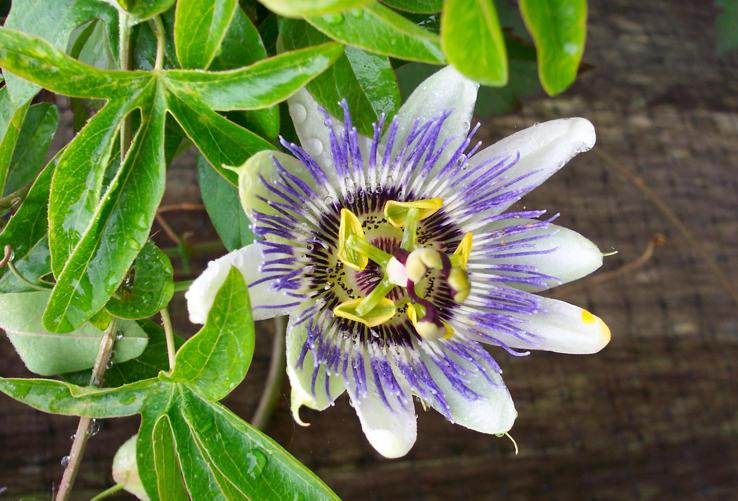
#> input picture CSCI-450/jpg/image_00211.jpg, 738 x 501 px, found by its file name; its folder holds only this picture in this run
$ jupyter execute --allow-errors HW2_Lyudmyla_Buhayenko.ipynb
#> lines starting #> are read from the running program, lines starting #| are printed output that depends on the picture
#> further down, image is the input picture: shape (501, 738, 3); mean R, G, B 106.3, 118.6, 76.9
[cell 1]
import numpy as np
from skimage import data, color, io, exposure, transform
import matplotlib.pyplot as plt
from skimage.filters import roberts
from skimage.transform import rescale, resize
import os
import pandas as pd

# 1: Predicting the class label of the query image using the K-Nearest Neighbors(k=15)

[cell 2]
path = 'Projects/LFC/CSCI-450/jpg'
imagelist = sorted(os.listdir(path))
len(imagelist)

[cell 3]
# This is to eliminate the 'Thumbs.db' filename from the list
if imagelist[-1]=='Thumbs.db':
    imagelist = imagelist[:-1]
len(imagelist)

[cell 4]
def manhattanDistance(a,b):
    a = np.array(a)
    b = np.array(b)
    return np.sum(np.abs(a-b))

[cell 5]
#normalization
def imNormalize(image):
    if len(image.shape)==2: #height, width
        r = image
        g = image
        b = image
    else:
        r = image[:,:,0]
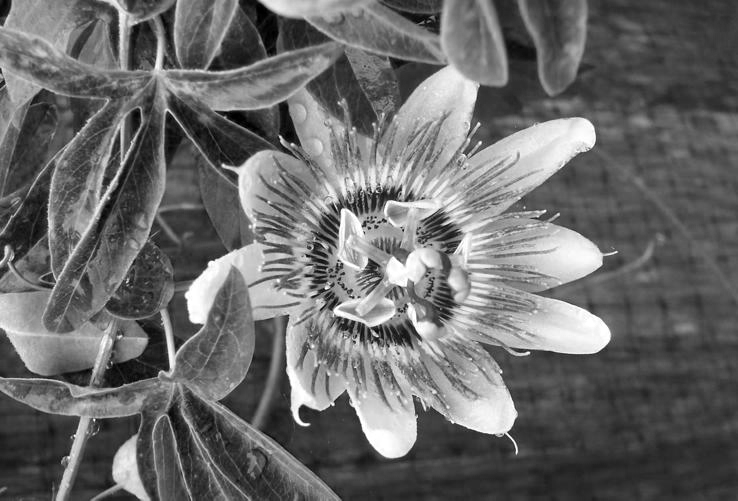
#> r: shape (501, 738); min 0, max 255, mean 106.3
        g = image[:,:,1]
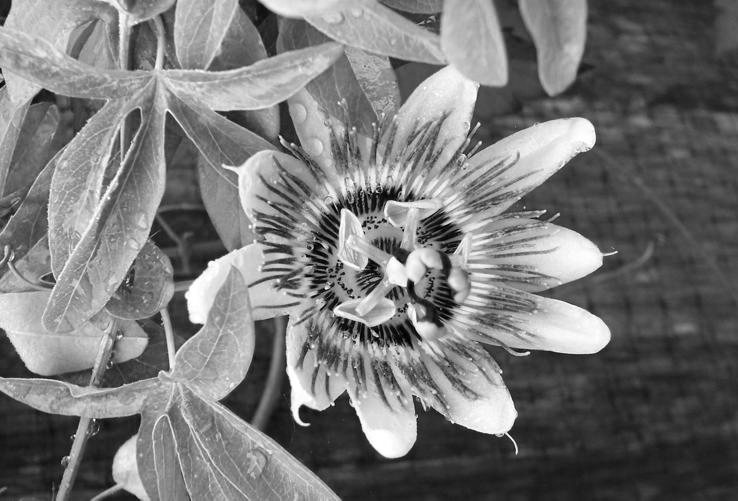
#> g: shape (501, 738); min 0, max 255, mean 118.6
        b = image[:,:,2]
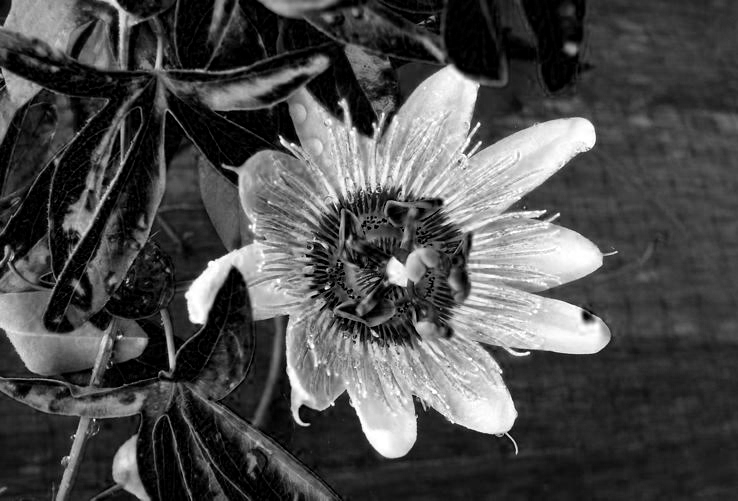
#> b: shape (501, 738); min 0, max 255, mean 76.9

    r = r - r.min() #min is 0
    r = r / r.max() #max is 1; brightetst pixel is 1
    r = np.uint8(r * 255) #makes 0-255

    g = g - g.min()
    g = g / g.max()
    g = np.uint8(g * 255)

    b = b - b.min()
    b = b / b.max()
    b = np.uint8(b * 255)

    return np.stack((r,g,b),axis=2)

[cell 6]
#HSV histogram
def colorHistogramHSV(image):
    image = imNormalize(image)
    image = color.rgb2hsv(image)
#> image: shape (501, 738, 3) float64; mean of channels 0, 1, 2 0.249, 0.456, 0.503

    h1 = exposure.histogram(image[:,:,0])
    h2 = exposure.histogram(image[:,:,1])
    h3 = exposure.histogram(image[:,:,2])
    h = np.concatenate((h1[0],h2[0],h3[0]), axis = None)
#> h = 768 values, max 23137 at index 511, min 0 at index 127, mean 1444.3

    h = h / (image.shape[0]*image.shape[1])
#> h = 768 values, max 0.0626 at index 511, min 0 at index 127, mean 0.00391
    return h

[cell 7]
featuresize = 768

featuresHSV = np.zeros((len(imagelist),featuresize))
for i in range(len(imagelist)):
    image = io.imread(path + '/' + imagelist[i])

    featuresHSV[i,:] = colorHistogramHSV(image)

    line = '\rProcessing '+ str(i+1) + ' of '+ str(len(imagelist))
    print(line, end='')

#> (a cell that did not finish here is left out)

[cell 9]
querynum = 1000

[cell 10]
# HSV and Manhattan
distances = np.zeros(len(imagelist))
#> (the rest of this cell did not finish here and is left out)

[cell 11]
k = 15

#15 most similar images (no query)
#> (the rest of this cell did not finish here and is left out)

# 2: Converting image to 16x16 feature vector

[cell 12]
def tinyImage(image):
    image = imNormalize(image)
    small = transform.resize(image, (16, 16), anti_aliasing=True)
    feature_vector = small.flatten()
#> feature_vector = 768 values, max 0.787 at index 516, min 0.0563 at index 80, mean 0.395
    return feature_vector

$ run again, on CSCI-450/jpg/image_00462.jpg
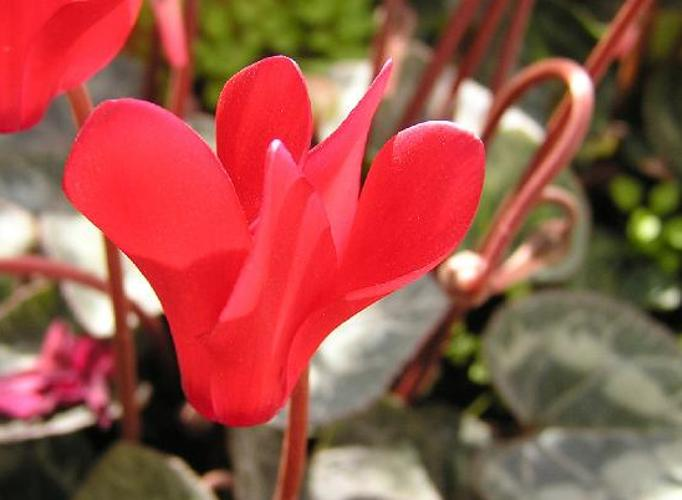
#> input picture CSCI-450/jpg/image_00462.jpg, 682 x 500 px, found by its file name
#> image is the input picture: shape (500, 682, 3); mean R, G, B 157, 83.7, 71.4
#> in imNormalize, `r = image[:,:,0]`:
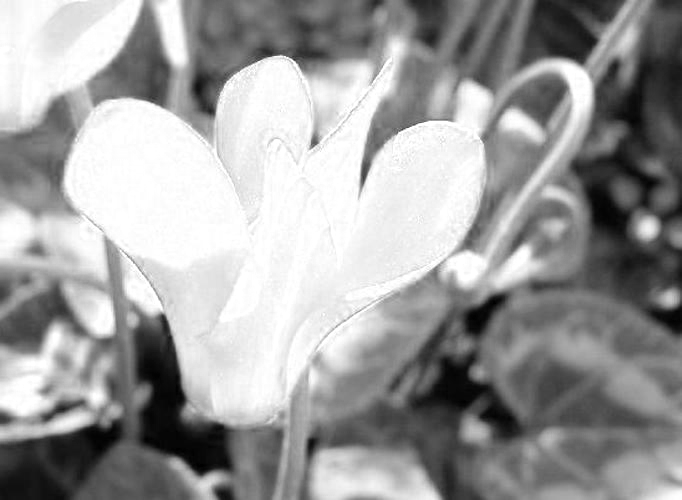
#> r: shape (500, 682); min 0, max 255, mean 157
#> in imNormalize, `b = image[:,:,2]`:
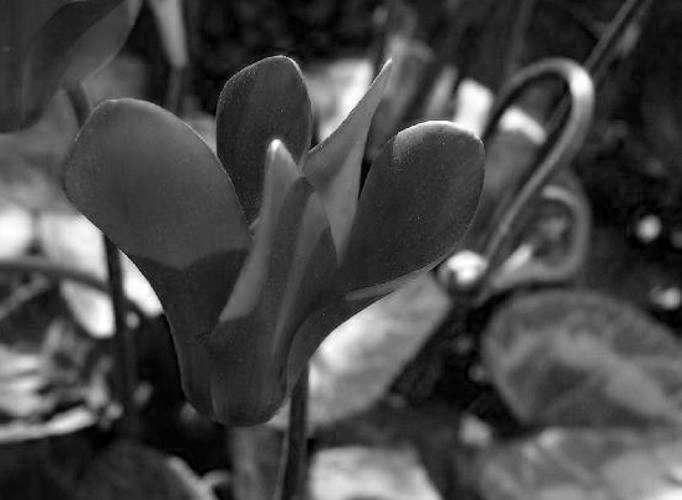
#> b: shape (500, 682); min 0, max 255, mean 71.4
#> image: shape (500, 682, 3) float64; mean of channels 0, 1, 2 0.395, 0.533, 0.619
#> in colorHistogramHSV, `h = np.concatenate((h1[0],h2[0],h3[0]), axis = None)`: h = 768 values, max 37250 at index 253, min 0 at index 69, mean 1332
#> in colorHistogramHSV, `h = h / (image.shape[0]*image.shape[1])`: h = 768 values, max 0.109 at index 253, min 0 at index 69, mean 0.00391
#> feature_vector = 768 values, max 0.995 at index 249, min 0.0729 at index 20, mean 0.408

$ run again, on CSCI-450/jpg/image_00465.jpg
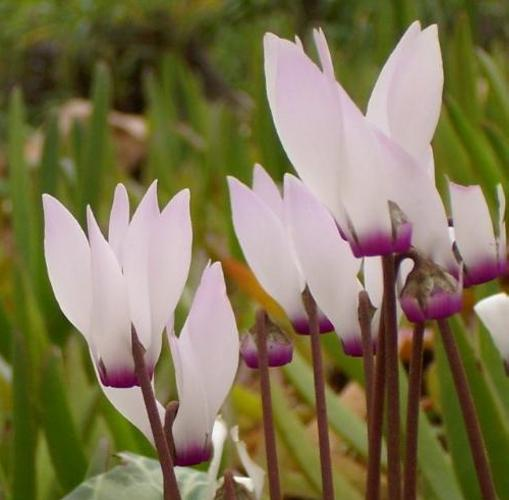
#> input picture CSCI-450/jpg/image_00465.jpg, 509 x 500 px, found by its file name
#> image is the input picture: shape (500, 509, 3); mean R, G, B 126.6, 117.2, 82.2
#> in imNormalize, `g = image[:,:,1]`:
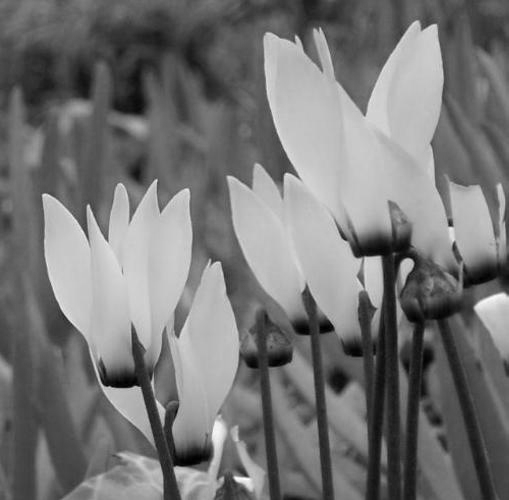
#> g: shape (500, 509); min 0, max 255, mean 117.2
#> in imNormalize, `b = image[:,:,2]`:
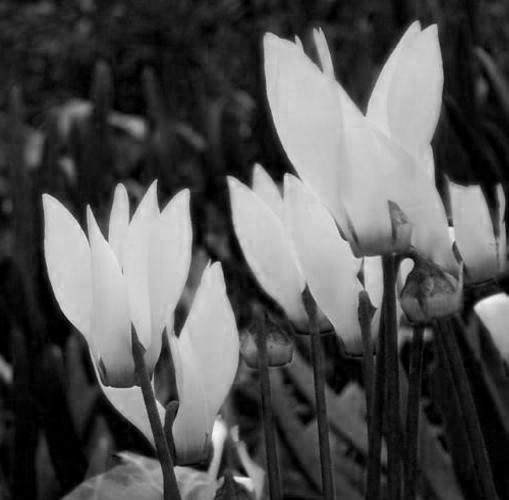
#> b: shape (500, 509); min 0, max 250, mean 82.2
#> image: shape (500, 509, 3) float64; mean of channels 0, 1, 2 0.347, 0.479, 0.497
#> in colorHistogramHSV, `h = np.concatenate((h1[0],h2[0],h3[0]), axis = None)`: h = 768 values, max 9528 at index 272, min 0 at index 86, mean 994.1
#> in colorHistogramHSV, `h = h / (image.shape[0]*image.shape[1])`: h = 768 values, max 0.0374 at index 272, min 0 at index 86, mean 0.00391
#> feature_vector = 768 values, max 0.845 at index 396, min 0.0226 at index 629, mean 0.418

$ run again, on CSCI-450/jpg/image_00575.jpg
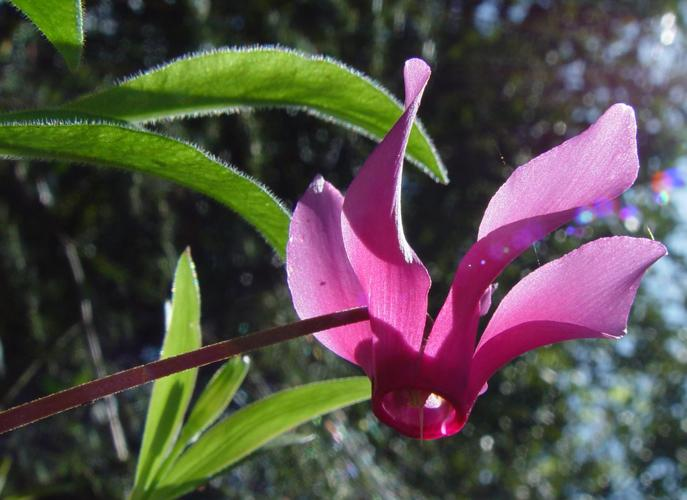
#> input picture CSCI-450/jpg/image_00575.jpg, 687 x 500 px, found by its file name
#> image is the input picture: shape (500, 687, 3); mean R, G, B 86, 78.3, 74.2
#> in imNormalize, `g = image[:,:,1]`:
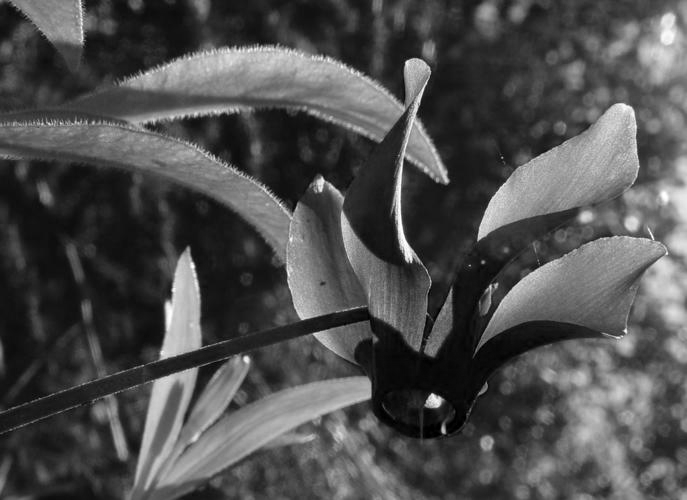
#> g: shape (500, 687); min 0, max 255, mean 78.3
#> in imNormalize, `b = image[:,:,2]`:
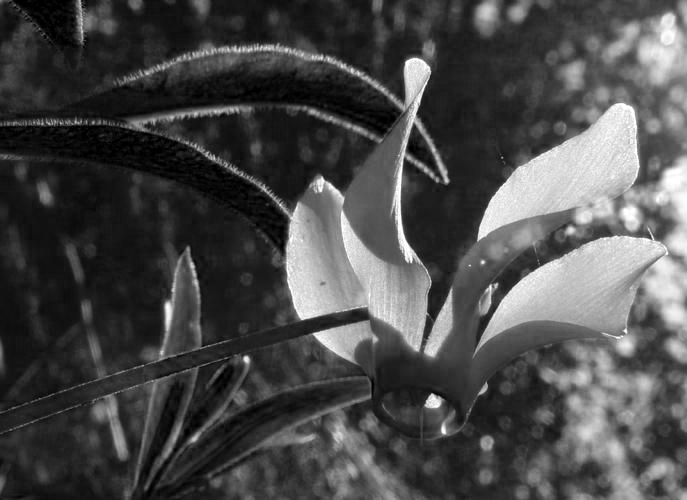
#> b: shape (500, 687); min 0, max 255, mean 74.2
#> image: shape (500, 687, 3) float64; mean of channels 0, 1, 2 0.508, 0.377, 0.384
#> in colorHistogramHSV, `h = np.concatenate((h1[0],h2[0],h3[0]), axis = None)`: h = 768 values, max 10882 at index 128, min 0 at index 515, mean 1341.8
#> in colorHistogramHSV, `h = h / (image.shape[0]*image.shape[1])`: h = 768 values, max 0.0317 at index 128, min 0 at index 515, mean 0.00391
#> feature_vector = 768 values, max 0.855 at index 279, min 0.0696 at index 200, mean 0.307

$ run again, on CSCI-450/jpg/image_00228.jpg
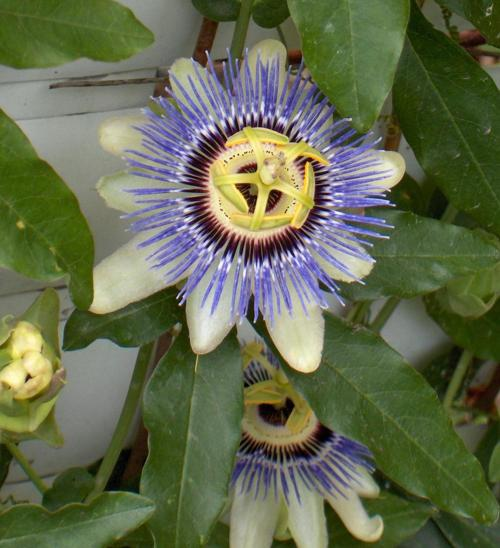
#> input picture CSCI-450/jpg/image_00228.jpg, 500 x 548 px, found by its file name
#> image is the input picture: shape (548, 500, 3); mean R, G, B 99.5, 107, 78
#> in imNormalize, `g = image[:,:,1]`:
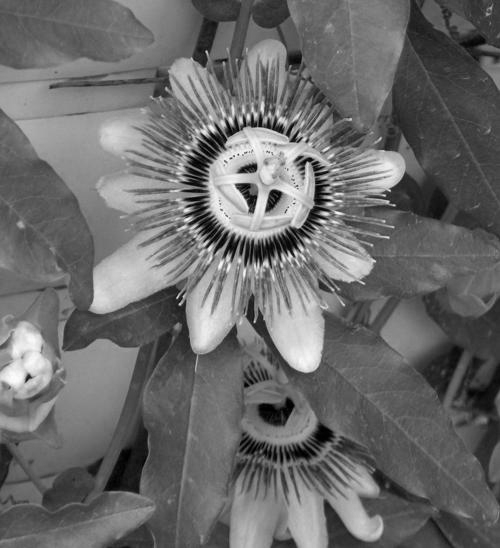
#> g: shape (548, 500); min 0, max 255, mean 107
#> in imNormalize, `b = image[:,:,2]`:
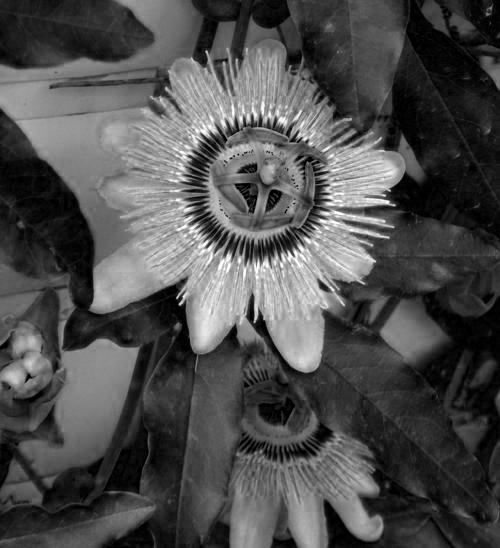
#> b: shape (548, 500); min 0, max 255, mean 78
#> image: shape (548, 500, 3) float64; mean of channels 0, 1, 2 0.283, 0.43, 0.448
#> in colorHistogramHSV, `h = np.concatenate((h1[0],h2[0],h3[0]), axis = None)`: h = 768 values, max 14396 at index 57, min 0 at index 115, mean 1070.3
#> in colorHistogramHSV, `h = h / (image.shape[0]*image.shape[1])`: h = 768 values, max 0.0525 at index 57, min 0 at index 115, mean 0.00391
#> feature_vector = 768 values, max 0.791 at index 216, min 0.0508 at index 479, mean 0.372
